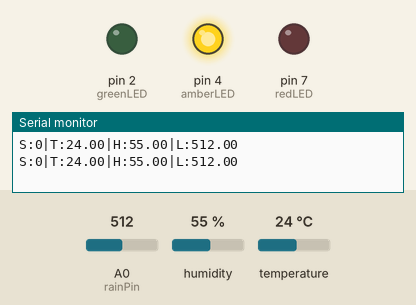
This sketch was run on a simulated Arduino Uno, built with avr-gcc and run on an emulated ATmega328P. Parts: output pins drawn as LEDs (lit = HIGH), the last lines printed to the serial monitor. Wiring (inferred from the names in the program): DHT22 sensor: data pin 13. The inputs (shaded band) are chosen by the test bench; at power-on: A0 (rainPin) = 512, humidity 55 %, temperature 24 °C. Pins used as bus, display or sensor lines are not drawn.

Above: at 1.2 s.
1.3 s: A0 (rainPin) set to 490
At 2.6 s:
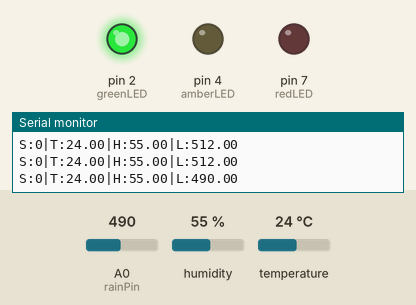
3.5 s: A0 (rainPin) set to 810
At 4.6 s:
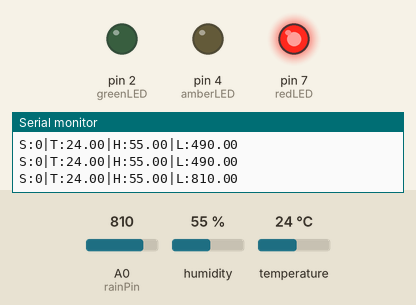
11.7 s: A0 (rainPin) set to 790
At 12.5 s:
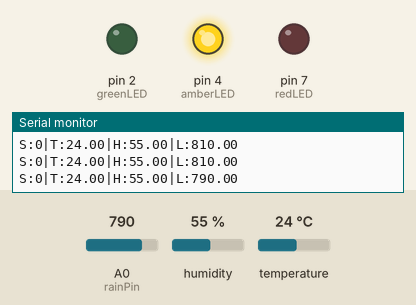
15.8 s: A0 (rainPin) set to 900
At 16.5 s:
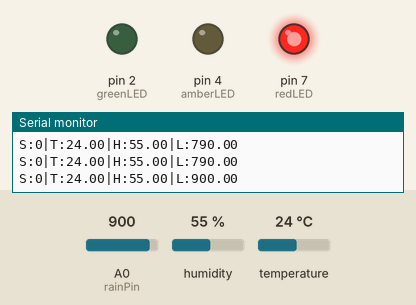
Timing chart, 0 to 18.8 s (numbered marks = the images above; inputs shaded):
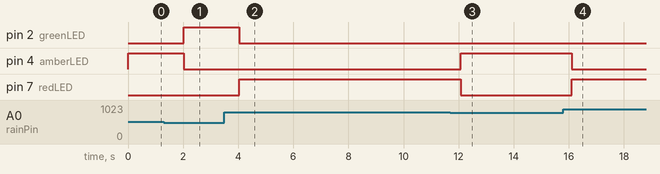

The sketch:

agriculture-system.ino
```cpp
#include <dht.h>

dht DHT;

int DELAY=1000;

// DHT22
int DHT22Pin = 13;

// YL-69
int rainPin  = A0;
int greenLED = 2;
int amberLED = 4;
int redLED   = 7;

int thresholdValueLower = 500;
int thresholdValueUpper = 800;


// dewPoint function NOAA
// reference (1) : http://wahiduddin.net/calc/density_algorithms.htm
// reference (2) : http://www.colorado.edu/geography/weather_station/Geog_site/about.htm
//

double dewPoint(double temperature, double humidity) {
  // (1) Saturation Vapor Pressure = ESGG(T)
  double RATIO = 373.15 / (273.15 + temperature);
  double RHS = -7.90298 * (RATIO - 1);
  RHS += 5.02808 * log10(RATIO);
  RHS += -1.3816e-7 * (pow(10, (11.344 * (1 - 1/RATIO ))) - 1) ;
  RHS += 8.1328e-3 * (pow(10, (-3.49149 * (RATIO - 1))) - 1) ;
  RHS += log10(1013.246);

  // factor -3 is to adjust units - Vapor Pressure SVP * humidity
  double VP = pow(10, RHS - 3) * humidity;

  // (2) DEWPOINT = F(Vapor Pressure)
  double T = log(VP/0.61078);   // temp var
  return (241.88 * T) / (17.558 - T);
}

void setup() {
  // Indicators
  pinMode(rainPin, INPUT);
  pinMode(greenLED, OUTPUT);
  pinMode(amberLED, OUTPUT);
  pinMode(redLED, OUTPUT);
  digitalWrite(greenLED, LOW);
  digitalWrite(amberLED, LOW);
  digitalWrite(redLED, LOW);
  Serial.begin(9600);
}

void loop() {
  if (Serial.available() > 0) {
    DELAY = Serial.parseInt();

    Serial.print("M:");
    Serial.println(DELAY);
  }

  int chk = DHT.read22(DHT22Pin);
  Serial.print("S:");
  Serial.print(chk);
  Serial.print("|T:");
  Serial.print(DHT.temperature, 2);
  Serial.print("|H:");
  Serial.print(DHT.humidity, 2);
  // Serial.print("|W:");
  // Serial.print(dewPoint(DHT.temperature,DHT.humidity), 2);
  Serial.print("|L:");
  float soil_moisture = float(analogRead(rainPin));
  Serial.println(soil_moisture, 2);

  if(soil_moisture < thresholdValueLower){
    // Serial.println(" - La humedad del suelo está en niveles optimos");
    digitalWrite(redLED, LOW);
    digitalWrite(amberLED, LOW);
    digitalWrite(greenLED, HIGH);
  }
  else if(thresholdValueLower < soil_moisture && soil_moisture < thresholdValueUpper){
    // Serial.println(" - La humedad del suelo está en niveles permisibles, considere activar el sistema de regadio");
    digitalWrite(redLED, LOW);
    digitalWrite(amberLED, HIGH);
    digitalWrite(greenLED, LOW);
  }
  else {
    // Serial.println(" - Los niveles de humedad estan por debajo de lo permitido, el sistema de regadio se activará automáticamente");
    digitalWrite(redLED, HIGH);
    digitalWrite(amberLED, LOW);
    digitalWrite(greenLED, LOW);
  }

  delay(DELAY);
}
```

Measured:
- the behaviour switches between 800 and 799 on A0 (rainPin) (found by bisection; images 2 and 3)
- after the input at 1.3 s, pin 2 (greenLED): LOW → HIGH after 0.72 s; pin 4 (amberLED): HIGH → LOW after 0.72 s
- after the input at 3.5 s, pin 2 (greenLED): HIGH → LOW after 0.53 s; pin 7 (redLED): LOW → HIGH after 0.53 s
- after the input at 11.7 s, pin 4 (amberLED): LOW → HIGH after 0.38 s; pin 7 (redLED): HIGH → LOW after 0.38 s
- after the input at 15.8 s, pin 4 (amberLED): HIGH → LOW after 0.31 s; pin 7 (redLED): LOW → HIGH after 0.31 s
